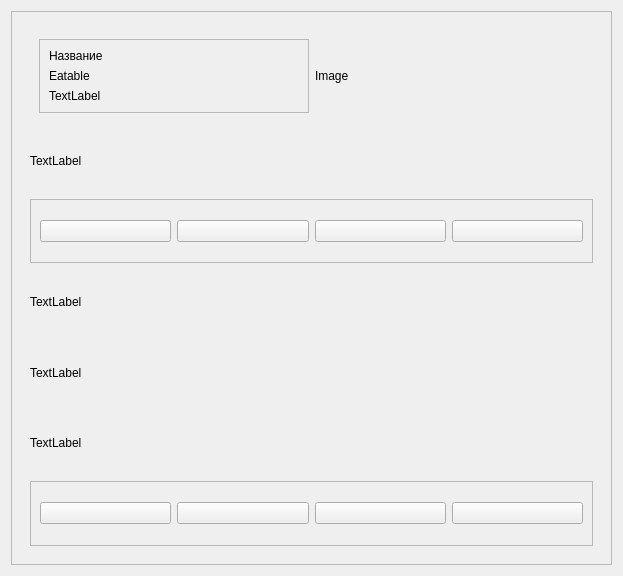
<?xml version="1.0" encoding="UTF-8"?>
<ui version="4.0">
 <class>Form</class>
 <widget class="QWidget" name="Form">
  <property name="geometry">
   <rect>
    <x>0</x>
    <y>0</y>
    <width>623</width>
    <height>576</height>
   </rect>
  </property>
  <property name="windowTitle">
   <string>Form</string>
  </property>
  <property name="styleSheet">
   <string notr="true"/>
  </property>
  <layout class="QGridLayout" name="gridLayout_5">
   <item row="0" column="0">
    <widget class="QScrollArea" name="scrollArea">
     <property name="styleSheet">
      <string notr="true"/>
     </property>
     <property name="widgetResizable">
      <bool>true</bool>
     </property>
     <widget class="QWidget" name="scrollAreaWidgetContents">
      <property name="geometry">
       <rect>
        <x>0</x>
        <y>0</y>
        <width>599</width>
        <height>552</height>
       </rect>
      </property>
      <layout class="QVBoxLayout" name="verticalLayout_2">
       <item>
        <widget class="QWidget" name="widget" native="true">
         <layout class="QVBoxLayout" name="verticalLayout_3">
          <item>
           <widget class="QWidget" name="widget_2" native="true">
            <layout class="QHBoxLayout" name="horizontalLayout_3">
             <item>
              <widget class="QFrame" name="frame_3">
               <property name="frameShape">
                <enum>QFrame::Shape::StyledPanel</enum>
               </property>
               <property name="frameShadow">
                <enum>QFrame::Shadow::Raised</enum>
               </property>
               <layout class="QVBoxLayout" name="verticalLayout">
                <item>
                 <widget class="QLabel" name="label">
                  <property name="styleSheet">
                   <string notr="true">font: 700 14pt &quot;Segoe UI&quot;;</string>
                  </property>
                  <property name="text">
                   <string>Название</string>
                  </property>
                 </widget>
                </item>
                <item>
                 <widget class="QLabel" name="label_3">
                  <property name="styleSheet">
                   <string notr="true">font: italic 14pt &quot;Segoe UI&quot;;</string>
                  </property>
                  <property name="text">
                   <string>Eatable</string>
                  </property>
                 </widget>
                </item>
                <item>
                 <widget class="QLabel" name="label_8">
                  <property name="text">
                   <string>TextLabel</string>
                  </property>
                 </widget>
                </item>
               </layout>
              </widget>
             </item>
             <item>
              <widget class="QLabel" name="label_2">
               <property name="text">
                <string>Image</string>
               </property>
              </widget>
             </item>
            </layout>
           </widget>
          </item>
          <item>
           <widget class="QLabel" name="label_6">
            <property name="text">
             <string>TextLabel</string>
            </property>
           </widget>
          </item>
          <item>
           <widget class="QFrame" name="frame">
            <property name="layoutDirection">
             <enum>Qt::LayoutDirection::LeftToRight</enum>
            </property>
            <property name="frameShape">
             <enum>QFrame::Shape::StyledPanel</enum>
            </property>
            <property name="frameShadow">
             <enum>QFrame::Shadow::Raised</enum>
            </property>
            <layout class="QHBoxLayout" name="horizontalLayout">
             <item>
              <widget class="QPushButton" name="pushButton">
               <property name="cursor">
                <cursorShape>PointingHandCursor</cursorShape>
               </property>
               <property name="text">
                <string/>
               </property>
              </widget>
             </item>
             <item>
              <widget class="QPushButton" name="pushButton_2">
               <property name="cursor">
                <cursorShape>PointingHandCursor</cursorShape>
               </property>
               <property name="text">
                <string/>
               </property>
              </widget>
             </item>
             <item>
              <widget class="QPushButton" name="pushButton_3">
               <property name="cursor">
                <cursorShape>PointingHandCursor</cursorShape>
               </property>
               <property name="text">
                <string/>
               </property>
              </widget>
             </item>
             <item>
              <widget class="QPushButton" name="pushButton_4">
               <property name="cursor">
                <cursorShape>PointingHandCursor</cursorShape>
               </property>
               <property name="text">
                <string/>
               </property>
              </widget>
             </item>
            </layout>
           </widget>
          </item>
          <item>
           <widget class="QLabel" name="label_4">
            <property name="text">
             <string>TextLabel</string>
            </property>
           </widget>
          </item>
          <item>
           <widget class="QLabel" name="label_7">
            <property name="text">
             <string>TextLabel</string>
            </property>
           </widget>
          </item>
          <item>
           <widget class="QLabel" name="label_5">
            <property name="text">
             <string>TextLabel</string>
            </property>
           </widget>
          </item>
          <item>
           <widget class="QFrame" name="frame_2">
            <property name="frameShape">
             <enum>QFrame::Shape::StyledPanel</enum>
            </property>
            <property name="frameShadow">
             <enum>QFrame::Shadow::Raised</enum>
            </property>
            <layout class="QHBoxLayout" name="horizontalLayout_2">
             <item>
              <widget class="QPushButton" name="pushButton_6">
               <property name="cursor">
                <cursorShape>PointingHandCursor</cursorShape>
               </property>
               <property name="text">
                <string/>
               </property>
              </widget>
             </item>
             <item>
              <widget class="QPushButton" name="pushButton_5">
               <property name="cursor">
                <cursorShape>PointingHandCursor</cursorShape>
               </property>
               <property name="text">
                <string/>
               </property>
              </widget>
             </item>
             <item>
              <widget class="QPushButton" name="pushButton_7">
               <property name="cursor">
                <cursorShape>PointingHandCursor</cursorShape>
               </property>
               <property name="text">
                <string/>
               </property>
              </widget>
             </item>
             <item>
              <widget class="QPushButton" name="pushButton_8">
               <property name="cursor">
                <cursorShape>PointingHandCursor</cursorShape>
               </property>
               <property name="text">
                <string/>
               </property>
              </widget>
             </item>
            </layout>
           </widget>
          </item>
         </layout>
        </widget>
       </item>
      </layout>
     </widget>
    </widget>
   </item>
  </layout>
 </widget>
 <resources/>
 <connections/>
</ui>
